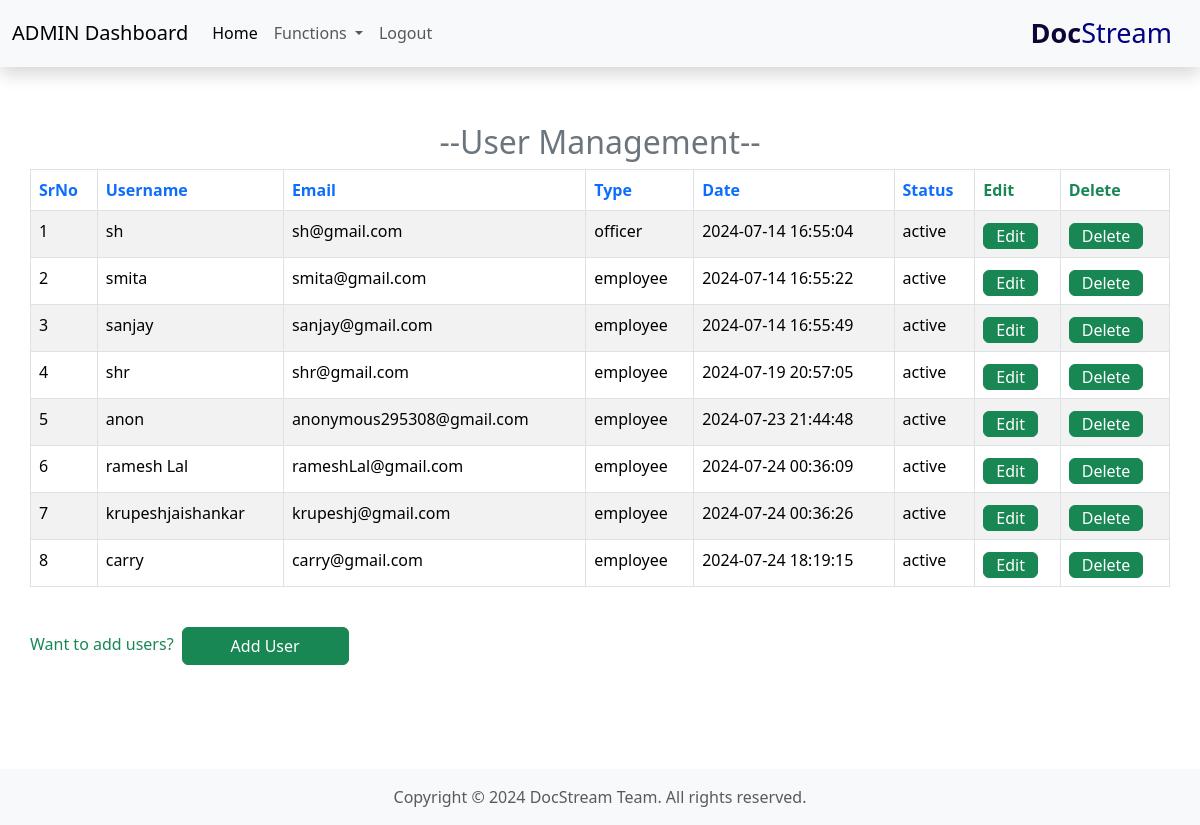
Page /admin/adminFun/userManagement/userManagement.php on the earlier database version.
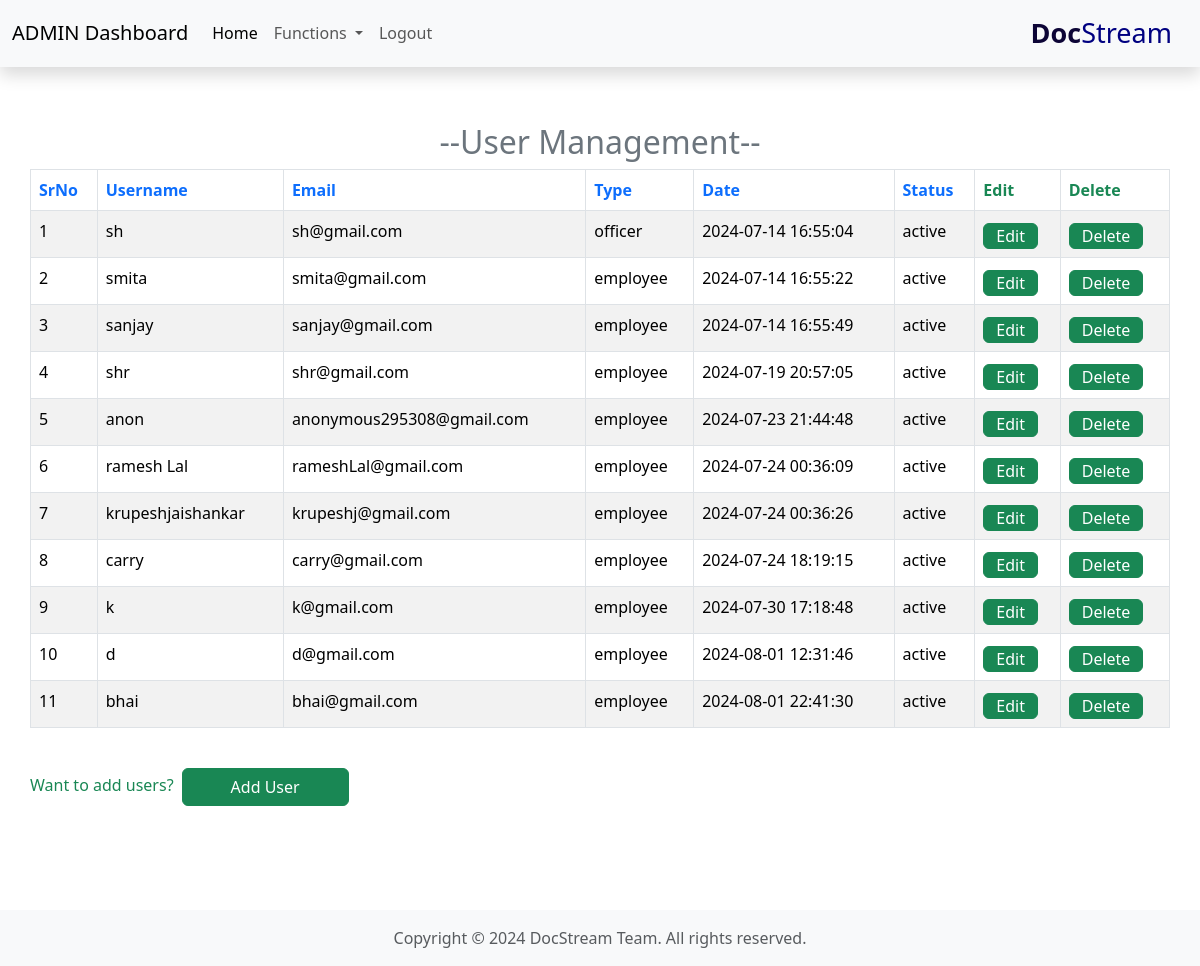
Same page on the later database version.
### tables this page shows
CREATE TABLE `users` (
  `srno` int(11) NOT NULL,
  `username` varchar(25) NOT NULL,
  `email` varchar(50) NOT NULL,
  `type` varchar(10) NOT NULL,
  `password` varchar(256) NOT NULL,
  `date` datetime NOT NULL DEFAULT current_timestamp(),
  `status` enum('active','inactive') NOT NULL DEFAULT 'active'
);

### admin/adminFun/userManagement/userManagement.php (the view, shortened to what this page needs)
<?php
include '/xampp/htdocs/dms/partials/_dbconnect.php';
?>
<!DOCTYPE html>
<html lang="en">
<head>
    <link rel="stylesheet" href="https://cdn.datatables.net/2.1.0/css/dataTables.dataTables.css" />
    <link href="https://cdn.jsdelivr.net/npm/bootstrap@5.3.3/dist/css/bootstrap.min.css" rel="stylesheet">
</head>
<body>
    <?php
    include '/xampp/htdocs/dms/admin/adminExtra/_Aheader.php';
    ?>
    <div class="card-body container mt-5 mb-2 pt-2 pb-2 pl-5 pr-5">
        <h2 class="text-center text-secondary">--User Management--</h2>
        <table id="myTable" class="table table-striped table-bordered ">
            <thead>
                <tr>
                    <th class="text-primary">SrNo</th>
                    <th class="text-primary">Username</th>
                    <th class="text-primary">Email</th>
                    <th class="text-primary">Type</th>
                    <th class="text-primary">Date</th>
                    <th class="text-primary">Status</th>
                    <th class="text-success">Edit</th>
                    <th class="text-success">Delete</th>
                </tr>
            </thead>
            <tbody>
                <?php
                $mySr = 0;
                $sql = "select * from `users` where `type` = 'officer' or `type` = 'employee'";
                $result = mysqli_query($conn, $sql);
                while ($row = mysqli_fetch_assoc($result)) {
                    $mySr++;
                    echo '<tr>
                            <td>' . $mySr . '</td>
                            <td>' . $row["username"] . '</td>
                            <td>' . $row["email"] . '</td>
                            <td>' . $row["type"] . '</td>
                            <td>' . $row["date"] . '</td>
                            <td>' . $row["status"] . '</td>
                            <td><button class="myEdit btn btn-success mt-1 pb-0 pt-0" id="' . $row["srno"] . '">Edit</button></td>
                            <td><button class="myDelete btn btn-success mt-1 pb-0 pt-0" id="' . $row["srno"] . '">Delete</button></td>
                        </tr>';
                }
                ?>
            </tbody>
        </table>
    </div>
    <div class="container px-0 pb-5">
        <p class="text-success" style="display: inline-block;">Want to add users?</p><button type="button" class="btn btn-success m-2 px-5" data-bs-toggle="modal" data-bs-target="#exampleModal">Add User</button>
    </div>
    <?php
    require '/xampp/htdocs/dms/partials/_footer.php';
    ?>
</body>
</html>

### admin/adminExtra/_Aheader.php
<?php
    echo '
    <nav class="navbar navbar-expand-lg bg-body-tertiary shadow container-fluid sticky-top">
        <div class="container-fluid">
            <a class="navbar-brand" draggable="true" >ADMIN Dashboard</a>
            <button class="navbar-toggler" type="button" data-bs-toggle="collapse"
                data-bs-target="#navbarSupportedContent" aria-controls="navbarSupportedContent" aria-expanded="false"
                aria-label="Toggle navigation">
                <span class="navbar-toggler-icon"></span>
            </button>
            <div class="collapse navbar-collapse" id="navbarSupportedContent">
                <ul class="navbar-nav me-auto mb-2 mb-lg-0">
                    <li class="nav-item">
                        <a class="nav-link active" aria-current="page" href="/dms/admin/admin.php">Home</a>
                    </li>
                    <li class="nav-item dropdown">
                        <a class="nav-link dropdown-toggle" href="#" role="button" data-bs-toggle="dropdown"
                            aria-expanded="false">
                            Functions
                        </a>
                        <ul class="dropdown-menu">
                            <li><a class="dropdown-item" href="/dms/admin/adminFun/viewAllUsers/viewAllUsers.php">View All Users</a></li>
                            <li><a class="dropdown-item" href="/dms/admin/adminFun/userManagement/userManagement.php">User Management</a></li>
                            <li><a class="dropdown-item" href="/dms/admin/adminFun/fileStorageStructure/myFile.php">File Structure</a></li>
                            <li><a class="dropdown-item" href="/dms/admin/adminFun/fileManagement/fileManagement.php">Document Details</a></li>
                            <li><hr class="dropdown-divider"></li>
                            <li><a class="dropdown-item" href="/dms/admin/adminFun/aboutMe/aboutMe.php">About-Me</a></li>
                        </ul>
                    </li>
                    <li class="nav-item">
                        <a id="logout" class="nav-link" href="/dms/logout.php">Logout</a>
                    </li>
                </ul>
                    <a class="navbar-brand" draggable="true" style="font-size: 27px; color: navy;"><span style="color: rgb(13, 5, 54); font-weight: bold;">Doc</span>Stream</a>
            </div>
        </div>
    </nav>
    ';
?>

### partials/_footer.php
<?php
echo '<footer class="footer mb-0 py-3 bg-body-tertiary mt-5">
        <div class="text-center">
            <span class="text-muted">Copyright &copy; 2024 DocStream Team. All rights reserved.</span>
        </div>
    </footer>';
?>

Differences in the rows shown:
added users: username "k", email "k@gmail.com", type "employee", date "2024-07-30 17:18:48", status "active"
added users: username "d", email "d@gmail.com", type "employee", date "2024-08-01 12:31:46", status "active"
added users: username "bhai", email "bhai@gmail.com", type "employee", date "2024-08-01 22:41:30", status "active"
